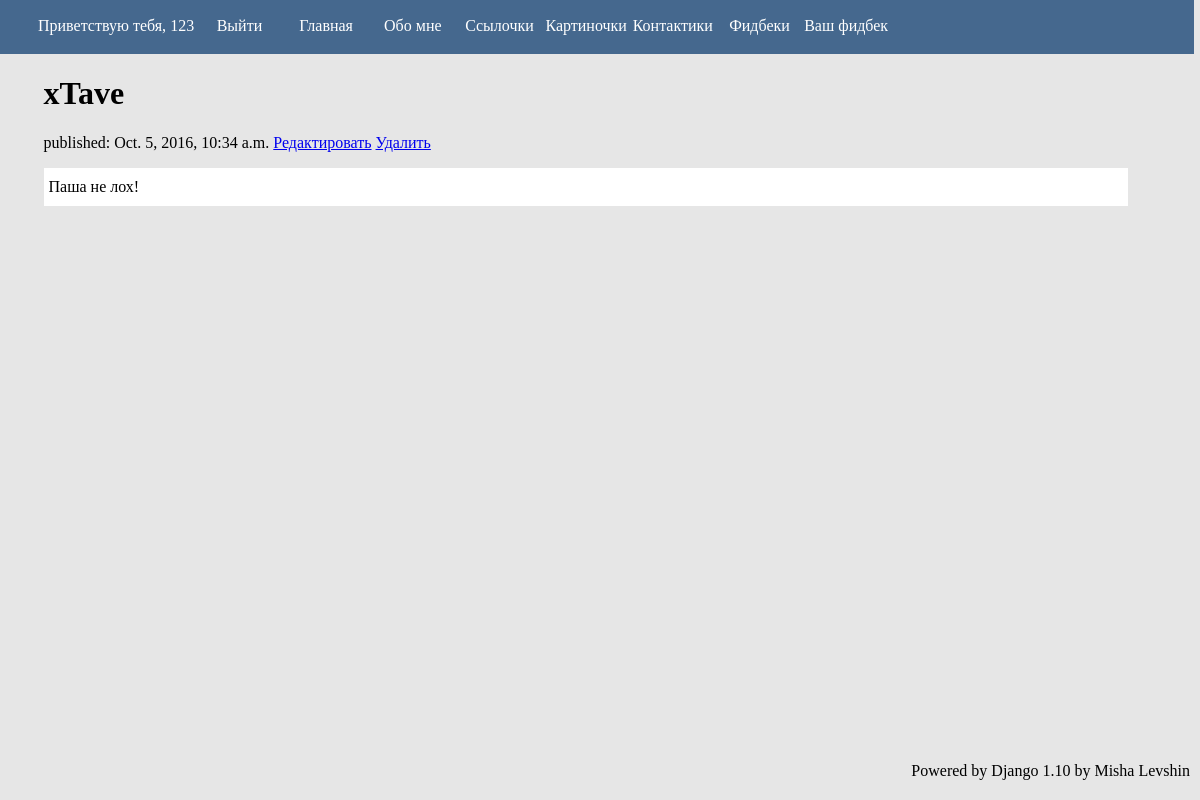
/feedbacks/ (signed in), run on the app's committed database.
### extuser/models.py (models this page shows, shortened)
class ExtUser(AbstractBaseUser, PermissionsMixin):
    email = models.EmailField('Электронная почта', max_length=30, unique=True, db_index=True)
    avatar = models.ImageField('Аватар', blank=True, null=True, upload_to="user/avatar")
    register_date = models.DateField('Дата регистрации', auto_now_add=True)
    is_active = models.BooleanField('Активен', default=True)
    username = models.TextField('Имя Пользователя', unique=True, max_length=20)
    def __str__(self):
        return self.username
    USERNAME_FIELD = 'email'
    REQUIRED_FIELDS = []
    objects = UserManager()
    class Meta:
        verbose_name = 'Пользователь'
        verbose_name_plural = 'Пользователи'

### feedbacks/models.py (models this page shows, shortened)
class Feedback(models.Model):
    text = models.TextField(max_length=300)
    created_date = models.DateTimeField(default=timezone.now)
    published_date = models.DateTimeField(blank=True, null=True)
    author = models.ForeignKey(AUTH_USER_MODEL)

### feedbacks/views.py (the view)
def feedback_main(request):
    feedbacks = Feedback.objects.filter(published_date__lte=timezone.now()).order_by('-published_date')
    return render(request, 'feedback_main.html', {"feedbacks": feedbacks, 'title': 'Гадости'})

### mysite/templates/feedback_main.html
{% extends 'base.html' %}
{% block content %}
    {% for feedback in feedbacks %}
        <h1 class="feedback_title">
            <span>{{ feedback.author }}</span>
        </h1>
            <span class="published">published: {{ feedback.published_date }}</span>
            <a href="{% url 'feedback_edit' pk=feedback.pk %}">Редактировать</a>
            <a href="{% url 'feedback_delete' pk=feedback.pk %}">Удалить</a>
        <p class="text">
            {{ feedback.text }}
        </p>
    {% endfor %}
{% endblock content %}

### mysite/templates/base.html (shortened to what this page needs)
<!DOCTYPE html>
<html>
<head>
    <link rel="stylesheet" href="/static/css/1.css">
</head>
<body>
    <header>
        <nav>
            <ul class="menu">
                {% if user.is_authenticated %}
                    <li class="greetings">Приветствую тебя, {{ user }}</li>
                    <li class="menu-item"><a href="/auth/logout">Выйти</a></li>
                {% else %}
                    <li class="menu-item"><a href="/auth">Войти</a></li>
                    <li class="menu-item"><a href="/auth/registration">Регистрация</a></li>
                {% endif %}
                <li class="menu-item"><a href="/">Главная</a></li>
                <li class="menu-item"><a href="/about">Обо мне</a></li>
                <li class="menu-item"><a href="/links">Ссылочки</a></li>
                <li class="menu-item"><a href="/gallery">Картиночки</a></li>
                <li class="menu-item"><a href="/contacts">Контактики</a></li>
                <li class="menu-item"><a href="/feedbacks">Фидбеки</a></li>
                <li class="menu-item"><a href="/feedbacks/new/">Ваш фидбек</a></li>
            </ul>
        </nav>
    </header>
    <div class="main_content">
        {% block content %}
        {% endblock %}
    </div>
    <footer>
        Powered by Django 1.10 by Misha Levshin
    </footer>
</body>
</html>

### mysite/static/css/1.css (style rules this page uses)
body { background: rgba(230, 230, 230, 1); }
header { width: 101%; margin-left: -10px; margin-top: -10px; padding-top: 0.25%; padding-bottom: 0.25%; background: rgba(69, 104, 142, 1); color: white; }
.menu-item { text-align: center; display: inline-block; width: 7.5%; margin: -2px; }
.greetings { text-align: center; display: inline-block; }
.menu-item a { color: white; display: block; text-decoration: none; }
.main_content { margin-left: 3%; margin-top: 1%; }
.main_content p { padding-left: 5px; padding-top: 10px; padding-bottom: 10px; width: 94%; background: white; }
footer { right: 10px; bottom: 20px; position: absolute; }

### data on the page
ExtUser: username "123"
Feedback: author "xTave", published_date "Oct. 5, 2016, 10:34 a.m.", text "Паша не лох!"
